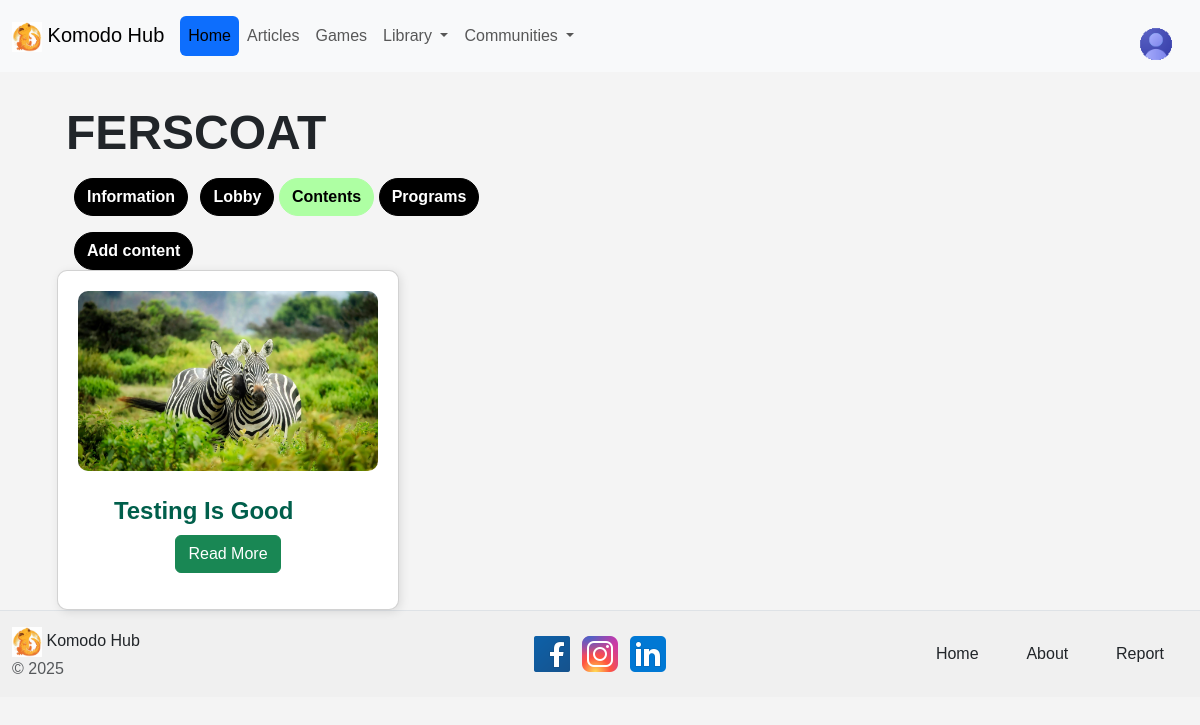
Page /schoolcontent (signed in) on the committed database.
### website/models.py (models this page shows)
class Organization(db.Model):
    id = db.Column(db.Integer, primary_key=True)
    name = db.Column(db.String(70), unique=True, nullable=False)
    category = db.Column(db.String(30), nullable=False)
    articles = db.relationship('Article', backref='organization', lazy=True)
    info = db.relationship('Information', backref='organization', lazy=True)
    users = db.relationship('User', backref='organization', lazy=True)

class Article(db.Model):
    id = db.Column(db.Integer, primary_key=True)
    title = db.Column(db.String(255))
    image = db.Column(db.String(255))
    description = db.Column(db.String(255))
    details = db.Column(db.String(100000))
    date = db.Column(db.DateTime(timezone=True), default=func.now())
    user_id = db.Column(db.Integer, db.ForeignKey('user.id'))
    org_id = db.Column(db.Integer, db.ForeignKey('organization.id'))
    comments = db.relationship('Comment', backref='article', lazy=True)

### website/views.py (the view)
@views.route('/schoolcontent')
@login_required
def schoolcont():
    organization = Organization.query.filter_by(id=current_user.organ_id).first()
    articles = Article.query.filter_by(org_id=current_user.organ_id).all()
    return render_template("schoolcontent.html",user=current_user, organization=organization, articles=articles)

### website/__init__.py (called while the page is built)
def create_app():
    app = Flask(__name__)
    app.config['SECRET_KEY'] = ' it does some encryption related to the website, whatever we type here will be the secret key for the app'
    app.config['UPLOAD_FOLDER'] = UPLOAD_FOLDER
    app.config['SQLALCHEMY_DATABASE_URI'] = f'sqlite:///{DB_NAME}'
    db.init_app(app)
    from .views import views
    from .auth import auth
    app.register_blueprint(views, url_prefix='/')
    app.register_blueprint(auth, url_prefix='/') # / = no prefix in the route
    from .models import User, Article
    create_database(app)
    create_imgpath(app)
    login_manager = LoginManager()
    login_manager.login_view = 'auth.login'
    login_manager.init_app(app)
    @login_manager.user_loader
    def load_user(id):
        return User.query.get(int(id))
    return app

### website/views.py (called while the page is built)
@views.context_processor        # To ensure that the organizations is available on the
def inject_organizations():
    organizations = Organization.query.all()
    return dict(organizations=organizations)

### website/templates/schoolcontent.html (shortened to what this page needs)
{% extends "base2.html" %}
{% block style %}
<link rel="stylesheet" href="{{url_for('static',filename='css/articlestyles.css')}}">
{% endblock %}
{% block content %}
<main class="container mt-4">
    <div class="mt-2 ms-3">
        <div>
            <h2 class="fw-bold p-2 mb-1  me-5" style="width: fit-content; font-size:xxx-large;">{{ organization.name }}</h2>
        </div>
        <div class="ms-3 mt-2 mb-3">
            <a href="/schooladdinfo">
                <button type="button" class="btn btn-primary rounded-pill me-2 fw-bold" style="background-color: #000000; height: fit-content; border-color :#000000; color: #FFFFFF;">
                    Information
                </button></a>
                <a href="/schoollobby">
                    <button type="button" class="btn btn-primary rounded-pill fw-bold" style="background-color: #000000; border-color :#000000; color: #FFFFFF;">
                        Lobby
                    </button></a>
            <button type="button" class="btn btn-primary rounded-pill fw-bold" style="background-color: #AEFFA3; height: fit-content; border-color :#AEFFA3; color: black;">
                Contents
            </button>
            <a href="/program">
                <button type="button" class="btn btn-primary rounded-pill fw-bold" style="background-color: #000000; border-color :#000000; color: #FFFFFF;">
                    Programs
                </button></a>
        </div>
        {% if user.role_id == 3 %}
        <div class="ms-3">
          <a href="/communityaddcon">
          <button class="btn btn-primary rounded-pill me-4 fw-bold" style="background-color: #000000; border-color :#000000; height:fit-content; color: #FFFFFF;">
              Add content
          </button></a>
        </div>
        {% endif %}
    </div>
    {% for article in articles %}
      <div class="col-md-4">
          <div class="card article-card">
                <img src="{{url_for('static', filename='images/upload/' + article.image)}}" class="card-img-top" alt="Komodo Dragon">
                <div class="card-body">
                    <div class="row">
                        <div class="col-sm-10">
                            <h2 class="card-title">{{ article.title }}</h2>
                        </div>
                    </div>
                    <a href="{{ url_for('views.communitycontopen', article_id = article.id) }}" class="btn btn-success">Read More</a>
                </div>
            </div>
      </div>
    {% endfor %}
</main>
{% endblock %}

### website/static/css/articlestyles.css (style rules this page uses)
body { font-family: Arial, sans-serif; background-color: #f4f4f4; margin: 0; padding: 0; }
.article-card { background: white; padding: 20px; border-radius: 10px; box-shadow: 2px 2px 10px rgba(0, 0, 0, 0.1); text-align: center; transition: transform 0.3s ease; }
.article-card img { width: 100%; height: 180px; object-fit: cover; border-radius: 10px; }
.article-card h2 { color: #005f4b; font-size: 1.5em; margin: 10px 0; font-weight: bold; }

### website/templates/schoolcontent.html (style rules this page uses)
body { min-width: 320px; overflow-x: hidden; }

### rows in the picture
Organization: name "FERSCOAT"
Article: image (picture), title "Testing Is Good"
